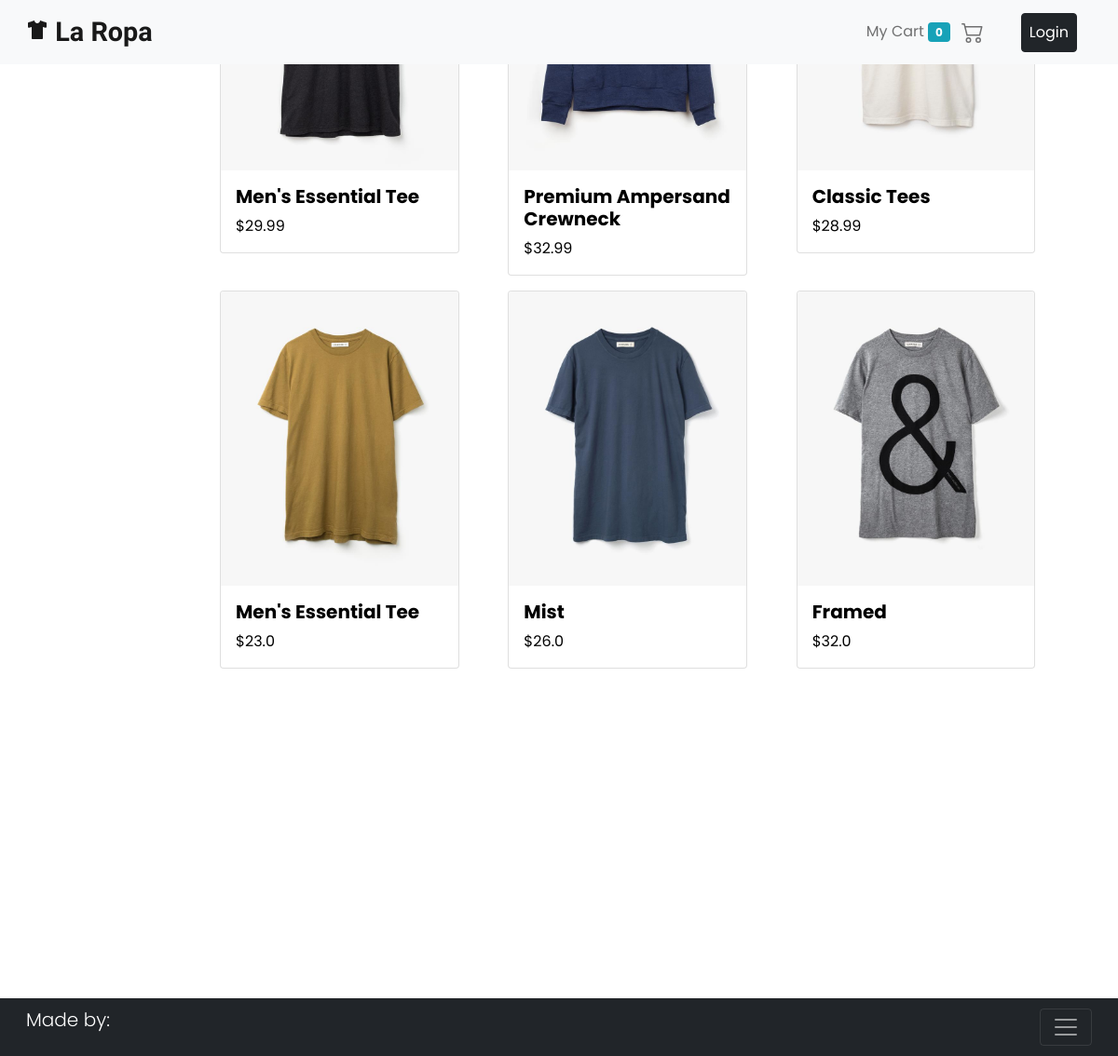
Page /?category=TS on the committed database.
### ecomm/models.py (models this page shows, shortened)
class Product(models.Model):
    title = models.CharField(max_length=120)
    desc = models.CharField(max_length=500)
    price = models.FloatField(default=0.00)
    size = models.CharField(choices=SIZE, max_length=2)
    category = models.CharField(choices=CATEGORIES, max_length=2)
    img1 = models.ImageField(upload_to='ecomm/images', default='')
    img2 = models.ImageField(upload_to='ecomm/images', default='')
    img3 = models.ImageField(upload_to='ecomm/images', default='')
    @staticmethod
    def get_by_category(category_id):
        if category_id:
            return Product.objects.filter(category = category_id)
        else:
            return Product.get_all_products()

### ecomm/views.py (the view)
# urls.py: path('', views.homeView, name="home"),
def homeView(request):
    products = None
    categoryID = request.GET.get('category')
    if categoryID:
        products = Product.get_by_category(categoryID)
    else:
        products = Product.get_all_products()
    context = {
        'products':products
    }
    return render(request, 'ecomm/index.html', context)

### ecomm/templates/ecomm/index.html (shortened to what this page needs)
{% extends 'base.html' %}
{% block content %}
    {% include 'nav.html' %}
    <div class="container-fluid" style="position: relative; top: -30vw;">
        <div class="row my-4" style="background-color: #fff;">
            <div class="col-lg-2">
            </div>
            <div class="col-lg-10">
                <div class="row my-4 container-fluid">
                    {% for product in products %}
                    <div class="col-sm-6 col-md-4 my-2">
                        <a href="product/{{ product.id }}">
                            <div class="card" style="width: 90%;">
                                <img src="{{ product.img1.url }}" class="card-img-top" alt="...">
                                <div class="card-body">
                                    <h2 class="lead" style="font-weight: bold;">{{ product.title }}</h2>
                                    <p class="card-text">${{ product.price }}</p>
                                </div>
                            </div>
                        </a>
                    </div>
                    {% endfor %}
                </div>
            </div>
        </div>
    </div>
{% endblock content %}

### ecomm/templates/ecomm/index.html (style rules this page uses)
body { font-family: 'Poppins', sans-serif; }
a { text-decoration: none; color: #000; display: inline; }

### rows in the picture
Product: img1 (picture), title "Men's Essential Tee", price "29.99"
Product: img1 (picture), title "Premium Ampersand Crewneck", price "32.99"
Product: img1 (picture), title "Classic Tees", price "28.99"
Product: img1 (picture), title "Men's Essential Tee", price "23.0"
Product: img1 (picture), title "Mist", price "26.0"
Product: img1 (picture), title "Framed", price "32.0"

### other values in the picture
{{ request.session.cart.keys|length }} "0"
